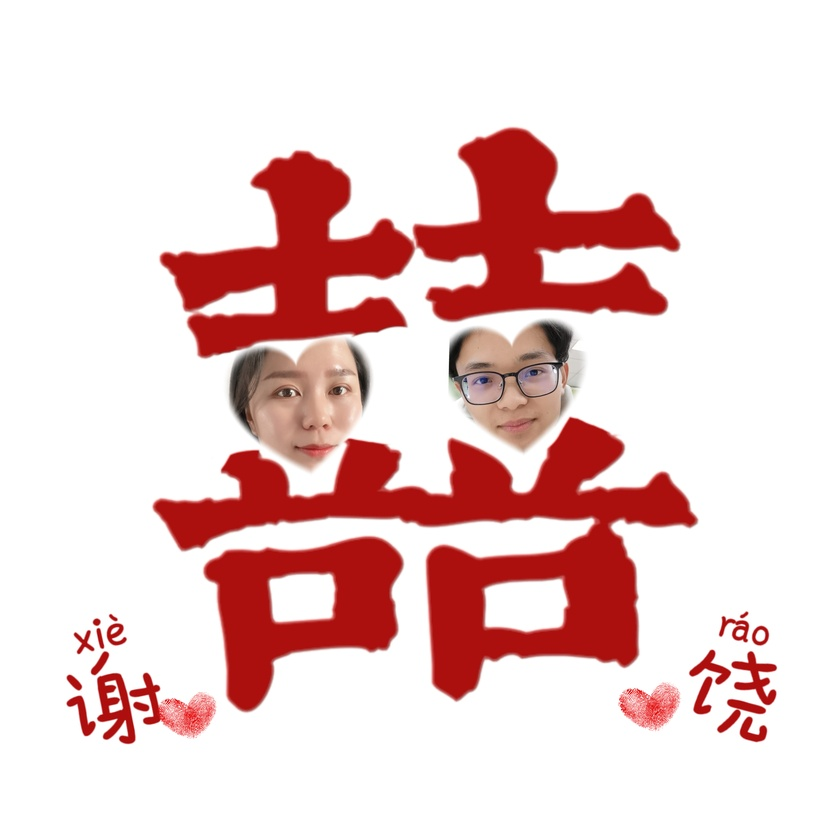
#> input picture 1.jpg, 840 x 840 px, shrunk from 2880 x 2880 before the run
$ python tracking.py
#> lines starting #> are read from the running program, lines starting #| are printed output that depends on the picture; after the words box and inside, x2 and y2 are one past the last pixel; in counts of white or black regions, pixels touching at a corner belong together
# [30 lines of commented-out code are left out]
"""
Created on Thu Jun 15 06:43:25 2017
@author: dc
"""

import numpy as np
import cv2
import matplotlib.pyplot as plt


# 定义可视化图像函数
def look_img(img):
    '''opencv 读入图像格式为BGR，matplotlib可视化格式为RGB，因此需将BGR转RGB'''
    img_RGB = cv2.cvtColor(img, cv2.COLOR_BGR2RGB)
    plt.imshow(img_RGB)
    plt.show()


# 读入图像
filename = './1.jpg'
img = cv2.imread(filename)
#> img is the input picture: shape (840, 840, 3); mean B, G, R 207.5, 208.4, 237
img2 = img
# 转化为灰度float32类型进行处理
img_gray = cv2.cvtColor(img, cv2.COLOR_BGR2GRAY)
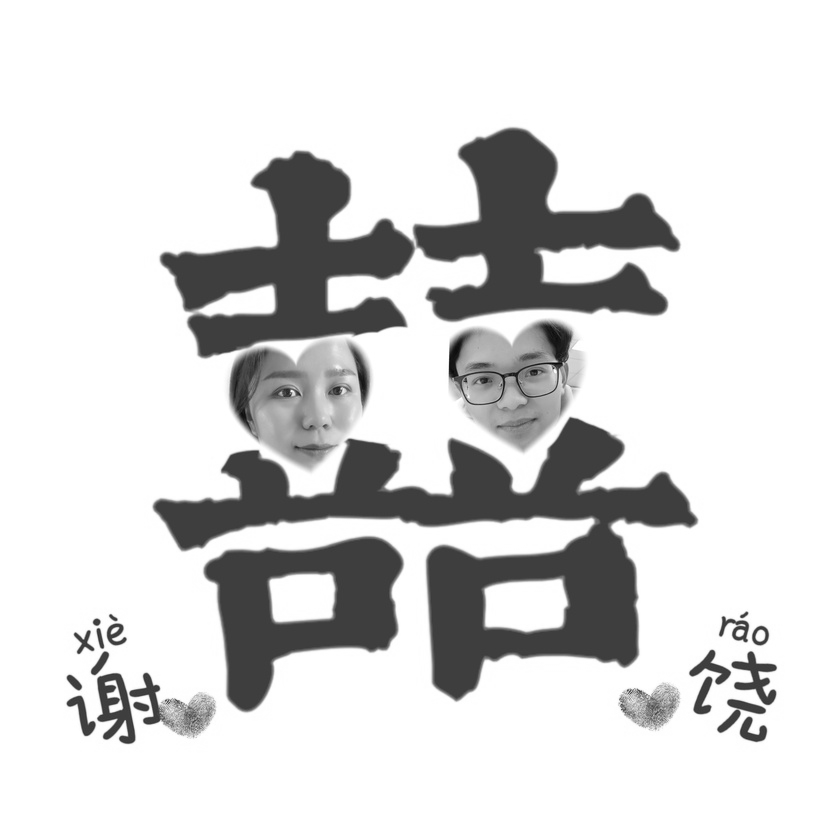
#> img_gray: shape (840, 840); min 6, max 255, mean 216.8
img_gray = np.float32(img_gray)
# 得到角点坐标向量
goodfeatures_corners = cv2.goodFeaturesToTrack(img_gray, 25, 0.01, 10)
#> goodfeatures_corners = 25 rows, first 8: [110, 615], [83, 638], [741, 616], [723, 617], [76, 705], [759, 672], [102, 647], [111, 633]
goodfeatures_corners = np.int0(goodfeatures_corners)

# 注意学习这种遍历的方法（写法）
for i in goodfeatures_corners:
    # 注意到i 是以列表为元素的列表，所以需要flatten或者ravel一下。
    x, y = i.flatten()
    cv2.circle(img2, (x, y), 15, [0, 255, ], -1)
#> this loop made 25 passes
#> (x, y) on passes 1 to 12: (110, 615), (83, 638), (741, 616), (723, 617), (76, 705), (759, 672), (102, 647), (111, 633), (720, 635), (98, 629), (78, 652), (746, 640)
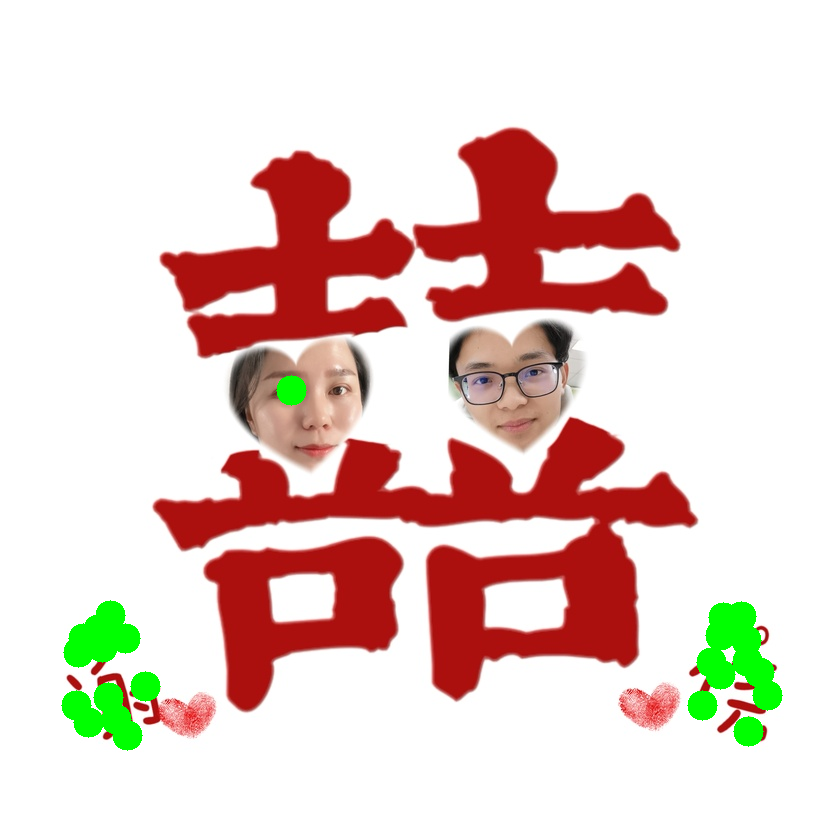
#> img2: shape (840, 840, 3); 2.03% of pixels changed, all inside (x1, y1, x2, y2) = (61, 375, 783, 751)

look_img(img2)
